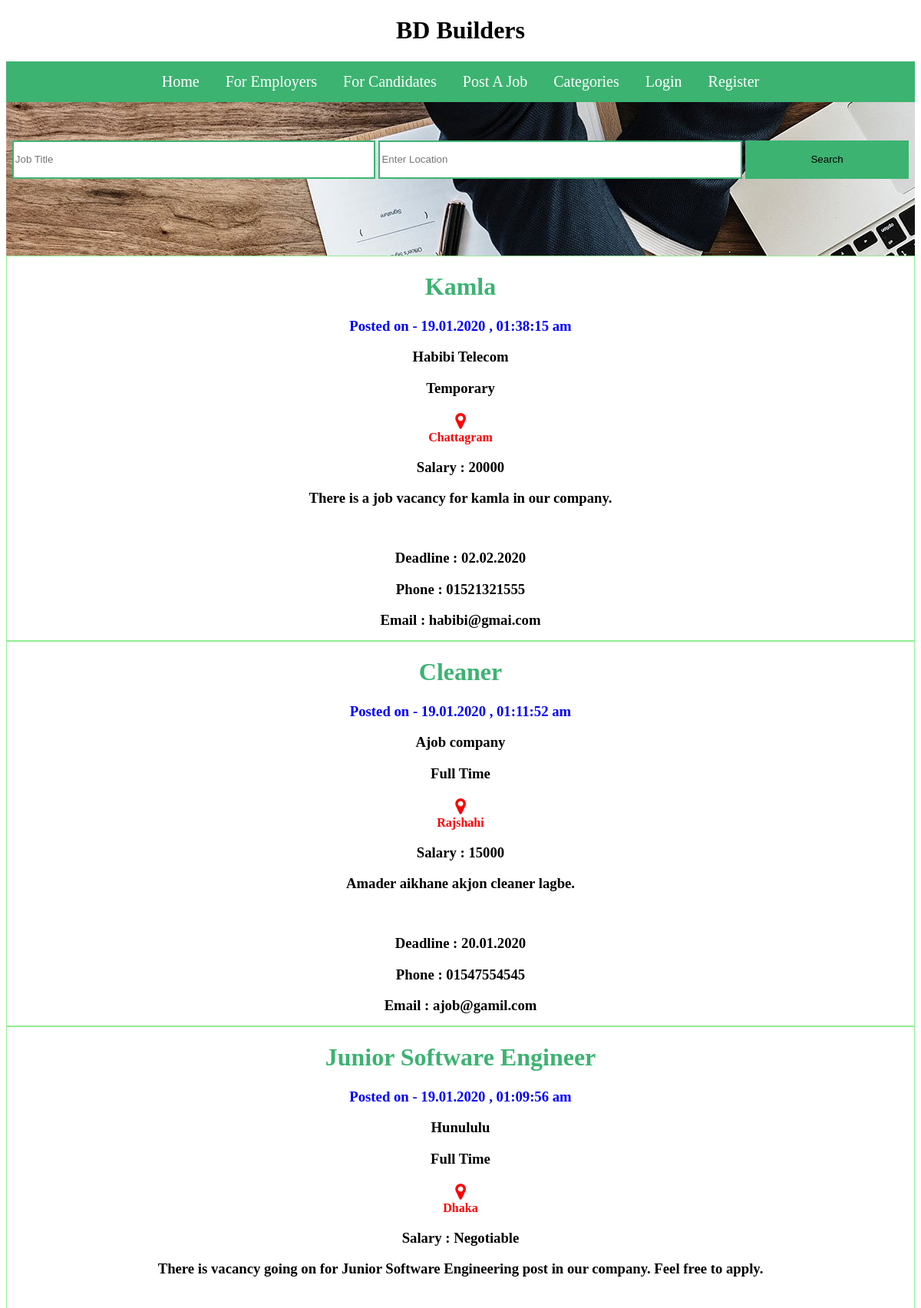
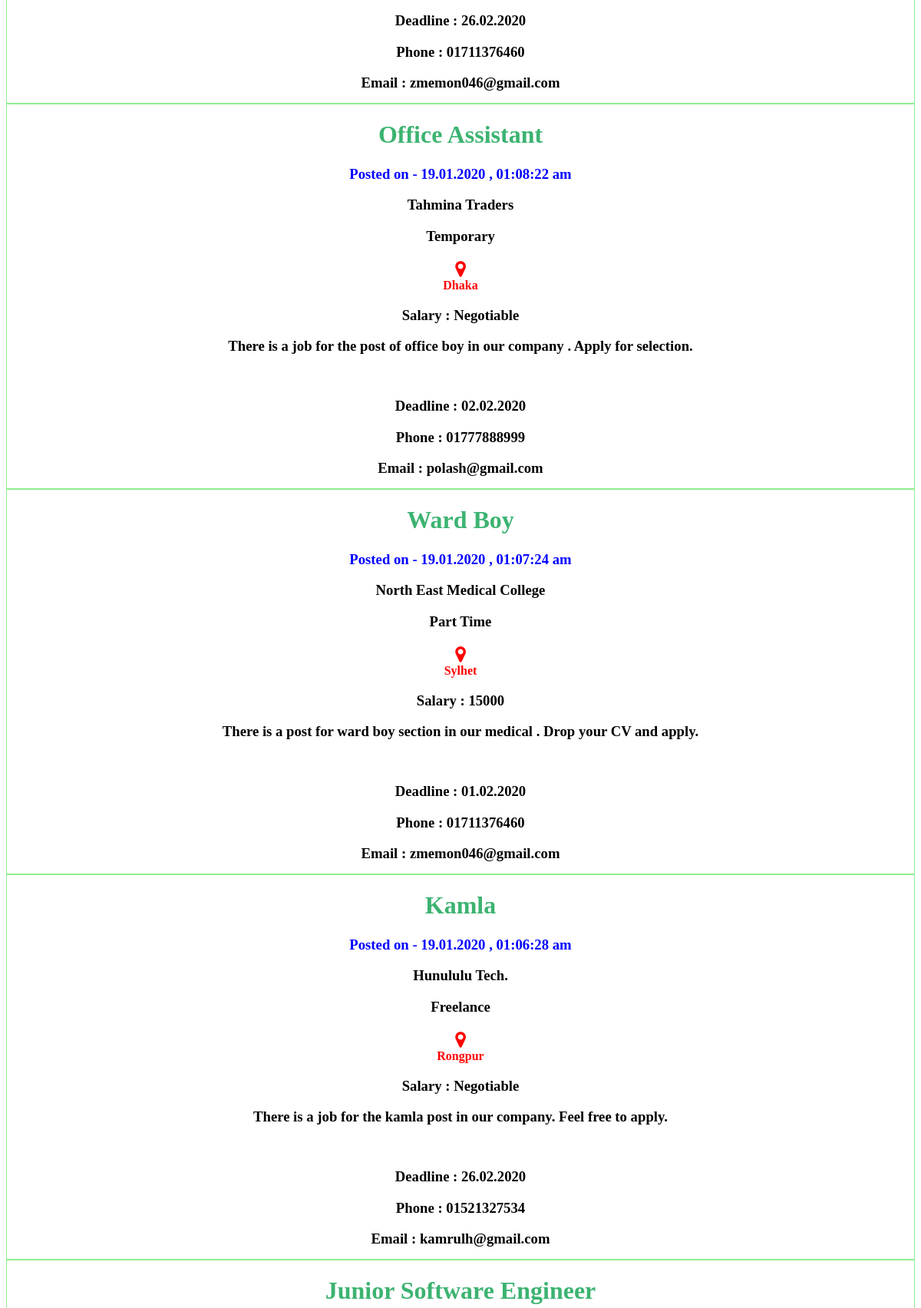
The page / (upper part) on the database its author committed (2 pictures, top to bottom).
### tables this page shows
CREATE TABLE `job_posts` (
  `job` varchar(30) NOT NULL,
  `type` varchar(30) NOT NULL,
  `title` varchar(50) NOT NULL,
  `company` varchar(50) NOT NULL,
  `email` varchar(50) NOT NULL,
  `location` varchar(50) NOT NULL,
  `phone` int(20) NOT NULL,
  `description` text NOT NULL,
  `deadline` varchar(20) NOT NULL,
  `date` varchar(50) NOT NULL,
  `time` varchar(40) NOT NULL,
  `p_id` int(11) NOT NULL
);

### index.php (the view, shortened to what this page needs)
<!DOCTYPE html>
<html>
	<head>
		<link rel="stylesheet" href="style1.css"/>
		<link rel="stylesheet" href="https://cdnjs.cloudflare.com/ajax/libs/font-awesome/4.7.0/css/font-awesome.min.css">
	</head>
	<body>
		<h1 class="title">
			<a href="index.php" >BD Builders</a>
		 </h1>
		<div class="sub_header">
			<a href="index.php">Home</a>
			<a href="For Employers.php">For Employers  </a>
			<a href="For Candidates.php">For Candidates  </a>
			<a href="Post A Job.php">Post A Job  </a>
			<a href="Categories.php">Categories  </a>
			<a href="#" onClick="login(1)"> Login </a>
			<a href="#" onClick="registration_work(1)"> Register</a>
		</div>
			<div id = "forget_password_pop_up" class="popup_main_div">
				<div class="popup_registration_div">
					<i id="close_color1" style="float:right; cursor:pointer;" class="fa fa-close" onClick="forget_work(2)"></i><br>
					<form>
						<fieldset style="text-align:center;">
							<legend style="text-align:center;"><b>Reset your password<b></legend>
						</fieldset>
					</form>
				</div>
			</div>
		<div class ="setImage" >
				<form action="index.php">
					<input type="search" name="title" placeholder="Job Title">
					<input type="search" name="location" placeholder="Enter Location">
					<input type="submit" value="Search" name="search">
				</form>
		</div>
		<div style="height: auto; width=100%; min-height: 650px;">
		<?php
					include("include/conn.php");
					if(isset($_REQUEST['search']))
					{
						$l=$_REQUEST['location'];
						$t=$_REQUEST['title'];
						$f=0;
						$search="select * from job_posts where ((title='$t' AND location='$l') OR (title='$t' OR location='$l')) ORDER BY p_id DESC";
						$resul=mysqli_query($conn,$search);
						$f=mysqli_num_rows($resul);
						if($f > 0){
							$sl=0;
							while($array=mysqli_fetch_array($resul))
							{
								$sl++;
							?>
								<div class ="show_post" style="height:500px;  text-align:center; margin:0 auto; border:1px solid lightgreen;">
									<h1 style="color: mediumseagreen"><?php echo $array['title']; ?></h1>
									<h3 style="color:blue"><?php echo "Posted on - ".$array['date']." , ".$array['time']; ?> </h3>
									<h3><?php echo $array['company']; ?></h3>
									<h3><?php echo $array['type'];?></h3>
									<i class="fa fa-map-marker" style="cursor:pointer;font-size:24px; color:red;text-align:center; margin:0 auto;"></i>
									<p style=" color:red;text-align:center; margin:0 auto;"><?php echo $array['location']; ?></p>
									<h3><?php echo "Salary : ".$array['job']; ?></h3>
									<h3><?php echo $array['description']; ?></h3><br>
										<h3><?php echo "Deadline : ".$array['deadline']; ?></h3>
									<h3><?php echo "Phone : 0".$array['phone']; ?></h3>
									<h3><?php echo "Email : ".$array['email']; ?></h3>
								</div>
							<?php
							}
						}else{
						?>
							<h3 style="text-align:center;"><?php echo "No Match Found !!!";?></h3>
							<?php
							$sql="select * from job_posts ORDER BY p_id DESC";
							$result = mysqli_query($conn,$sql);
							$sl=0;
							while($array=mysqli_fetch_array($result))
							{
								$sl++;
							?>
								<div class ="show_post" style="height:500px;  text-align:center; margin:0 auto; border:1px solid lightgreen;">
									<h1 style="color: mediumseagreen"><?php echo $array['title']; ?></h1>
									<h3 style="color:blue"><?php echo "Posted on - ".$array['date']." , ".$array['time']; ?> </h3>
									<h3><?php echo $array['company']; ?></h3>
									<h3><?php echo $array['type'];?></h3>
									<i class="fa fa-map-marker" style="cursor:pointer;font-size:24px; color:red;text-align:center; margin:0 auto;"></i>
									<p style=" color:red;text-align:center; margin:0 auto;"><?php echo $array['location']; ?></p>
									<h3><?php echo "Salary : ".$array['job']; ?></h3>
									<h3><?php echo $array['description']; ?></h3><br>
										<h3><?php echo "Deadline : ".$array['deadline']; ?></h3>
									<h3><?php echo "Phone : 0".$array['phone']; ?></h3>
									<h3><?php echo "Email : ".$array['email']; ?></h3>
								</div>
					<?php
							}
						}
					}
					else{
						$sql="select * from job_posts ORDER BY p_id DESC";
						$result = mysqli_query($conn,$sql);
						while($array=mysqli_fetch_array($result))
						{
						?>
							<div class ="show_post" style="height:500px;  text-align:center; margin:0 auto; border:1px solid lightgreen;">
									<h1 style="color: mediumseagreen"><?php echo $array['title']; ?></h1>
									<h3 style="color:blue"><?php echo "Posted on - ".$array['date']." , ".$array['time']; ?> </h3>
									<h3><?php echo $array['company']; ?></h3>
									<h3><?php echo $array['type'];?></h3>
									<i class="fa fa-map-marker" style="cursor:pointer;font-size:24px; color:red;text-align:center; margin:0 auto;"></i>
									<p style=" color:red;text-align:center; margin:0 auto;"><?php echo $array['location']; ?></p>
									<h3><?php echo "Salary : ".$array['job']; ?></h3>
									<h3><?php echo $array['description']; ?></h3><br>
										<h3><?php echo "Deadline : ".$array['deadline']; ?></h3>
									<h3><?php echo "Phone : 0".$array['phone']; ?></h3>
									<h3><?php echo "Email : ".$array['email']; ?></h3>
								</div>
						<?php
						}
					}
					?>
		</div>
	</body>
</html>

### style1.css (style rules this page uses)
.title { text-align:center; min-width:200px; }
.popup_registration_div { width:84%;height:auto;display:block;background:#eff5f5;z-index:1; text-align:center; margin:30px auto;min-width:230px;overflow:hidden; }
.popup_main_div { width:100%;height:5000px;display:none;z-index:1;position:absolute;background: rgba(0,0,0,.7);margin : 0 auto; }
.title a { text-align:center; min-width:200px; text-decoration: none; color:black; }
.sub_header { height: auto; text-align:center; width: auto; background-color: MediumSeaGreen; min-width:200px; position: sticky; top: 0; }
.sub_header a { text-decoration: none; color: white; font-size: 20px; padding: 15px; display:inline-block; }
.setImage { height: 200px; width: auto; max-width: 2000px;text-align:center; background-image:url("Images/img-2.jpg"); background-repeat:no-repeat; background-attachment:fixed; min-width:200px; }
.setImage form { text-align:center; padding-top:50px; min-width:200px; }
.setImage form input { height:50px; width:40%; border:2px solid MediumSeaGreen; min-width:100px; }
.setImage form input[type="submit"] { height:50px; width:18%; background-color:MediumSeaGreen;min-width:90px; }

### rows shown on the page
job_posts: title "Kamla", date "19.01.2020", time "01:38:15 am", company "Habibi Telecom", type "Temporary", location "Chattagram", job "20000", description "There is a job vacancy for kamla in our company.", deadline "02.02.2020", phone "1521321555", email "habibi@gmai.com"
job_posts: title "Cleaner", date "19.01.2020", time "01:11:52 am", company "Ajob company", type "Full Time", location "Rajshahi", job "15000", description "Amader aikhane akjon cleaner lagbe.", deadline "20.01.2020", phone "1547554545", email "ajob@gamil.com"
job_posts: title "Junior Software Engineer", date "19.01.2020", time "01:09:56 am", company "Hunululu", type "Full Time", location "Dhaka", job "Negotiable", description "There is vacancy going on for Junior Software Engineering post in our company. Feel free to apply.", deadline "26.02.2020", phone "1711376460", email "zmemon046@gmail.com"
job_posts: title "Office Assistant", date "19.01.2020", time "01:08:22 am", company "Tahmina Traders", type "Temporary", location "Dhaka", job "Negotiable", description "There is a job for the post of office boy in our company . Apply for selection.", deadline "02.02.2020", phone "1777888999", email "polash@gmail.com"
job_posts: title "Ward Boy", date "19.01.2020", time "01:07:24 am", company "North East Medical College", type "Part Time", location "Sylhet", job "15000", description "There is a post for ward boy section in our medical . Drop your CV and apply.", deadline "01.02.2020", phone "1711376460", email "zmemon046@gmail.com"
job_posts: title "Kamla", date "19.01.2020", time "01:06:28 am", company "Hunululu Tech.", type "Freelance", location "Rongpur", job "Negotiable", description "There is a job for the kamla post in our company. Feel free to apply.", deadline "26.02.2020", phone "1521327534", email "kamrulh@gmail.com"
job_posts: title "Junior Software Engineer"
